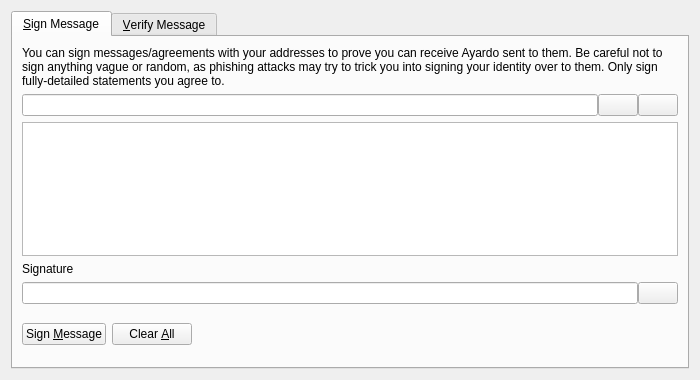
<?xml version="1.0" encoding="UTF-8"?>
<ui version="4.0">
 <class>SignVerifyMessageDialog</class>
 <widget class="QDialog" name="SignVerifyMessageDialog">
  <property name="geometry">
   <rect>
    <x>0</x>
    <y>0</y>
    <width>700</width>
    <height>380</height>
   </rect>
  </property>
  <property name="windowTitle">
   <string>Signatures - Sign / Verify a Message</string>
  </property>
  <property name="modal">
   <bool>true</bool>
  </property>
  <layout class="QVBoxLayout" name="verticalLayout">
   <item>
    <widget class="QTabWidget" name="tabWidget">
     <property name="currentIndex">
      <number>0</number>
     </property>
     <widget class="QWidget" name="tabSignMessage">
      <attribute name="title">
       <string>&amp;Sign Message</string>
      </attribute>
      <layout class="QVBoxLayout" name="verticalLayout_SM">
       <item>
        <widget class="QLabel" name="infoLabel_SM">
         <property name="text">
          <string>You can sign messages/agreements with your addresses to prove you can receive Ayardo sent to them. Be careful not to sign anything vague or random, as phishing attacks may try to trick you into signing your identity over to them. Only sign fully-detailed statements you agree to.</string>
         </property>
         <property name="textFormat">
          <enum>Qt::PlainText</enum>
         </property>
         <property name="wordWrap">
          <bool>true</bool>
         </property>
        </widget>
       </item>
       <item>
        <layout class="QHBoxLayout" name="horizontalLayout_1_SM">
         <property name="spacing">
          <number>0</number>
         </property>
         <item>
          <widget class="QValidatedLineEdit" name="addressIn_SM">
           <property name="toolTip">
            <string>The Ayardo address to sign the message with</string>
           </property>
          </widget>
         </item>
         <item>
          <widget class="QPushButton" name="addressBookButton_SM">
           <property name="toolTip">
            <string>Choose previously used address</string>
           </property>
           <property name="text">
            <string/>
           </property>
           <property name="shortcut">
            <string>Alt+A</string>
           </property>
           <property name="autoDefault">
            <bool>false</bool>
           </property>
          </widget>
         </item>
         <item>
          <widget class="QPushButton" name="pasteButton_SM">
           <property name="toolTip">
            <string>Paste address from clipboard</string>
           </property>
           <property name="text">
            <string/>
           </property>
           <property name="shortcut">
            <string>Alt+P</string>
           </property>
           <property name="autoDefault">
            <bool>false</bool>
           </property>
          </widget>
         </item>
        </layout>
       </item>
       <item>
        <widget class="QPlainTextEdit" name="messageIn_SM">
         <property name="toolTip">
          <string>Enter the message you want to sign here</string>
         </property>
        </widget>
       </item>
       <item>
        <widget class="QLabel" name="signatureLabel_SM">
         <property name="text">
          <string>Signature</string>
         </property>
         <property name="textFormat">
          <enum>Qt::PlainText</enum>
         </property>
        </widget>
       </item>
       <item>
        <layout class="QHBoxLayout" name="horizontalLayout_2_SM">
         <property name="spacing">
          <number>0</number>
         </property>
         <item>
          <widget class="QLineEdit" name="signatureOut_SM">
           <property name="font">
            <font>
             <italic>true</italic>
            </font>
           </property>
           <property name="readOnly">
            <bool>true</bool>
           </property>
          </widget>
         </item>
         <item>
          <widget class="QPushButton" name="copySignatureButton_SM">
           <property name="toolTip">
            <string>Copy the current signature to the system clipboard</string>
           </property>
           <property name="text">
            <string/>
           </property>
           <property name="autoDefault">
            <bool>false</bool>
           </property>
          </widget>
         </item>
        </layout>
       </item>
       <item>
        <layout class="QHBoxLayout" name="horizontalLayout_3_SM">
         <item>
          <widget class="QPushButton" name="signMessageButton_SM">
           <property name="toolTip">
            <string>Sign the message to prove you own this Ayardo address</string>
           </property>
           <property name="text">
            <string>Sign &amp;Message</string>
           </property>
           <property name="autoDefault">
            <bool>false</bool>
           </property>
          </widget>
         </item>
         <item>
          <widget class="QPushButton" name="clearButton_SM">
           <property name="toolTip">
            <string>Reset all sign message fields</string>
           </property>
           <property name="text">
            <string>Clear &amp;All</string>
           </property>
           <property name="autoDefault">
            <bool>false</bool>
           </property>
          </widget>
         </item>
         <item>
          <spacer name="horizontalSpacer_1_SM">
           <property name="orientation">
            <enum>Qt::Horizontal</enum>
           </property>
           <property name="sizeHint" stdset="0">
            <size>
             <width>40</width>
             <height>48</height>
            </size>
           </property>
          </spacer>
         </item>
         <item>
          <widget class="QLabel" name="statusLabel_SM">
           <property name="font">
            <font>
             <weight>75</weight>
             <bold>true</bold>
            </font>
           </property>
           <property name="text">
            <string/>
           </property>
           <property name="wordWrap">
            <bool>true</bool>
           </property>
          </widget>
         </item>
         <item>
          <spacer name="horizontalSpacer_2_SM">
           <property name="orientation">
            <enum>Qt::Horizontal</enum>
           </property>
           <property name="sizeHint" stdset="0">
            <size>
             <width>40</width>
             <height>48</height>
            </size>
           </property>
          </spacer>
         </item>
        </layout>
       </item>
      </layout>
     </widget>
     <widget class="QWidget" name="tabVerifyMessage">
      <attribute name="title">
       <string>&amp;Verify Message</string>
      </attribute>
      <layout class="QVBoxLayout" name="verticalLayout_VM">
       <item>
        <widget class="QLabel" name="infoLabel_VM">
         <property name="text">
          <string>Enter the receiver's address, message (ensure you copy line breaks, spaces, tabs, etc. exactly) and signature below to verify the message. Be careful not to read more into the signature than what is in the signed message itself, to avoid being tricked by a man-in-the-middle attack. Note that this only proves the signing party receives with the address, it cannot prove sendership of any transaction!</string>
         </property>
         <property name="textFormat">
          <enum>Qt::PlainText</enum>
         </property>
         <property name="alignment">
          <set>Qt::AlignLeading|Qt::AlignLeft|Qt::AlignTop</set>
         </property>
         <property name="wordWrap">
          <bool>true</bool>
         </property>
        </widget>
       </item>
       <item>
        <layout class="QHBoxLayout" name="horizontalLayout_1_VM">
         <property name="spacing">
          <number>0</number>
         </property>
         <item>
          <widget class="QValidatedLineEdit" name="addressIn_VM">
           <property name="toolTip">
            <string>The Ayardo address the message was signed with</string>
           </property>
          </widget>
         </item>
         <item>
          <widget class="QPushButton" name="addressBookButton_VM">
           <property name="toolTip">
            <string>Choose previously used address</string>
           </property>
           <property name="text">
            <string/>
           </property>
           <property name="shortcut">
            <string>Alt+A</string>
           </property>
           <property name="autoDefault">
            <bool>false</bool>
           </property>
          </widget>
         </item>
        </layout>
       </item>
       <item>
        <widget class="QPlainTextEdit" name="messageIn_VM"/>
       </item>
       <item>
        <widget class="QValidatedLineEdit" name="signatureIn_VM"/>
       </item>
       <item>
        <layout class="QHBoxLayout" name="horizontalLayout_2_VM">
         <item>
          <widget class="QPushButton" name="verifyMessageButton_VM">
           <property name="toolTip">
            <string>Verify the message to ensure it was signed with the specified Ayardo address</string>
           </property>
           <property name="text">
            <string>Verify &amp;Message</string>
           </property>
           <property name="autoDefault">
            <bool>false</bool>
           </property>
          </widget>
         </item>
         <item>
          <widget class="QPushButton" name="clearButton_VM">
           <property name="toolTip">
            <string>Reset all verify message fields</string>
           </property>
           <property name="text">
            <string>Clear &amp;All</string>
           </property>
           <property name="autoDefault">
            <bool>false</bool>
           </property>
          </widget>
         </item>
         <item>
          <spacer name="horizontalSpacer_1_VM">
           <property name="orientation">
            <enum>Qt::Horizontal</enum>
           </property>
           <property name="sizeHint" stdset="0">
            <size>
             <width>40</width>
             <height>48</height>
            </size>
           </property>
          </spacer>
         </item>
         <item>
          <widget class="QLabel" name="statusLabel_VM">
           <property name="font">
            <font>
             <weight>75</weight>
             <bold>true</bold>
            </font>
           </property>
           <property name="text">
            <string/>
           </property>
           <property name="wordWrap">
            <bool>true</bool>
           </property>
          </widget>
         </item>
         <item>
          <spacer name="horizontalSpacer_2_VM">
           <property name="orientation">
            <enum>Qt::Horizontal</enum>
           </property>
           <property name="sizeHint" stdset="0">
            <size>
             <width>40</width>
             <height>48</height>
            </size>
           </property>
          </spacer>
         </item>
        </layout>
       </item>
      </layout>
     </widget>
    </widget>
   </item>
  </layout>
 </widget>
 <customwidgets>
  <customwidget>
   <class>QValidatedLineEdit</class>
   <extends>QLineEdit</extends>
   <header>qvalidatedlineedit.h</header>
  </customwidget>
 </customwidgets>
 <resources>
  <include location="../ayardo.qrc"/>
 </resources>
 <connections/>
</ui>
